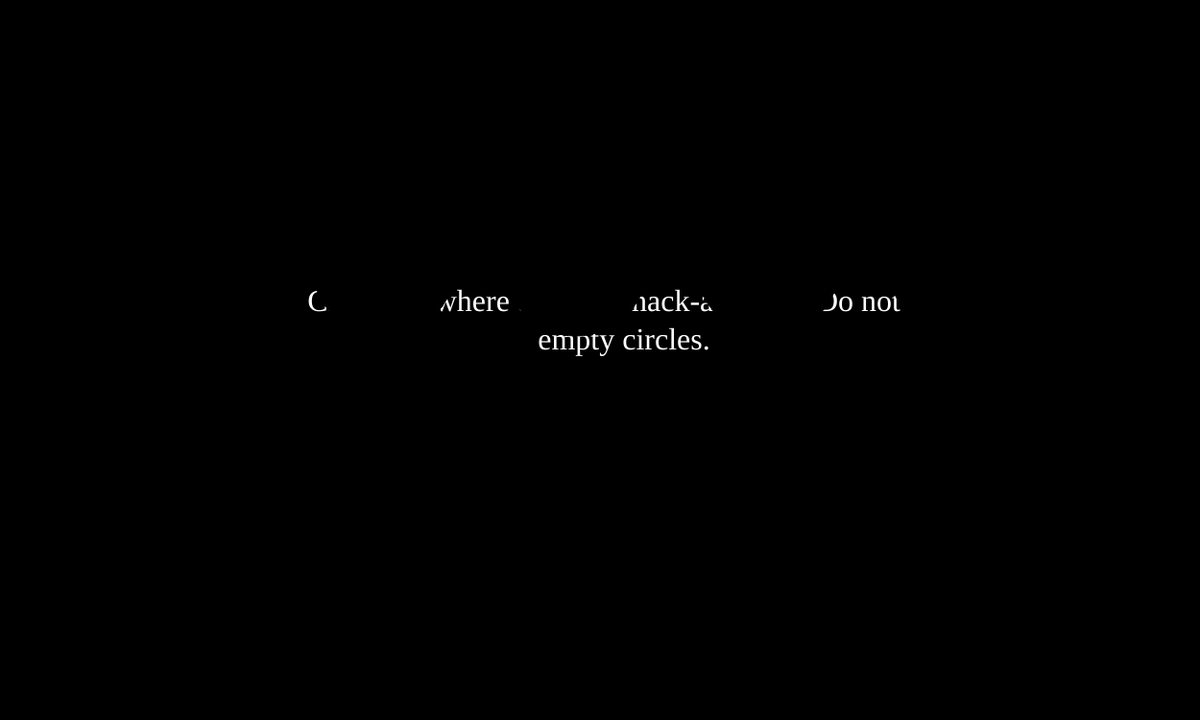
Frame 1 (no input)
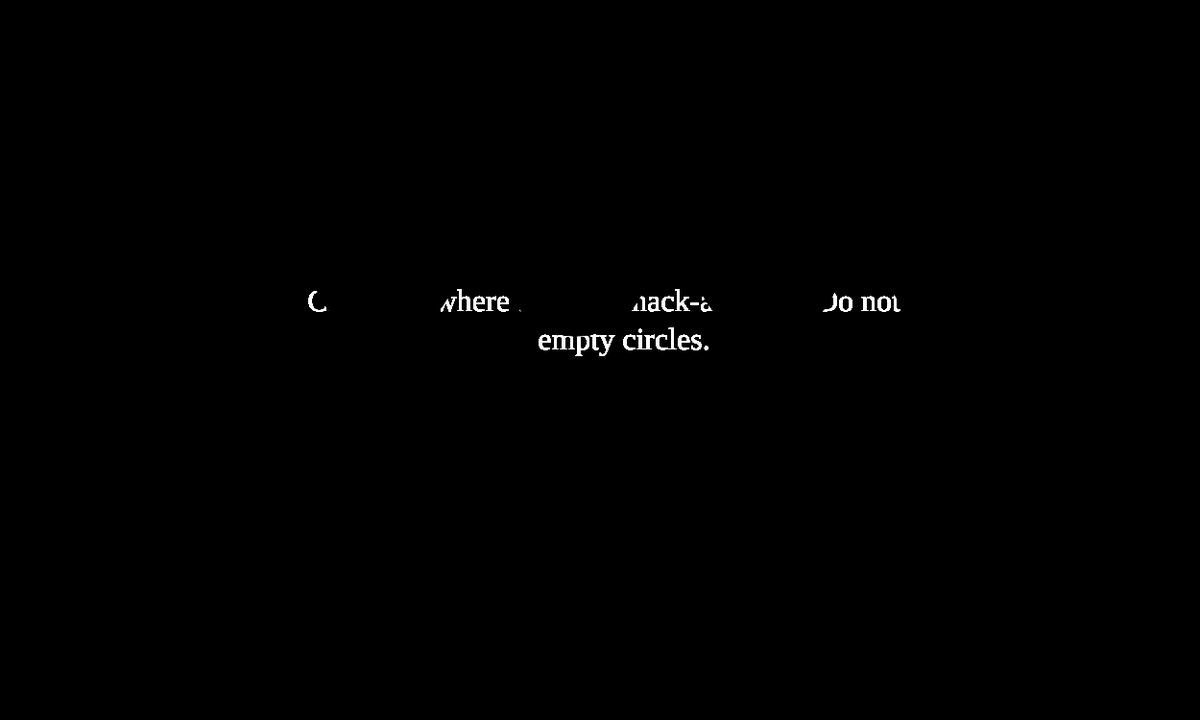
Frame 60 (no input)
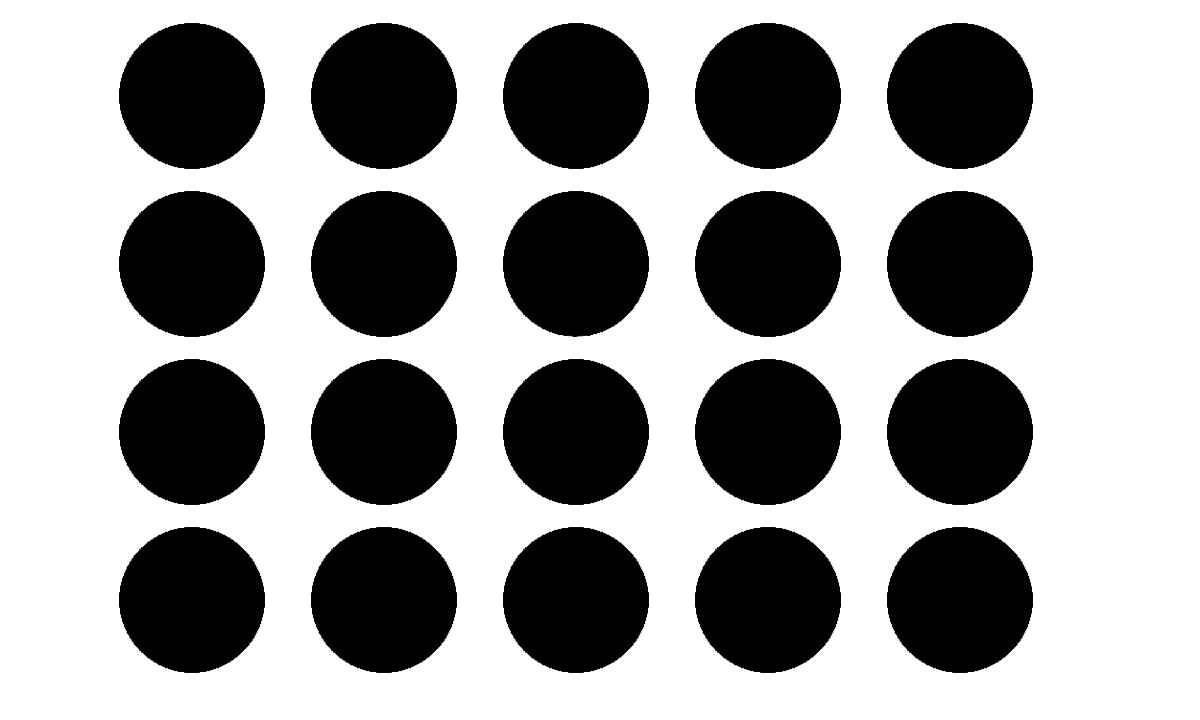
Frame 120 (the mouse pressed at the canvas centre since frame 60)

The p5.js sketch that drew these frames (run headless with seeded random() and noise() and a simulated clock; from frame 60 on, the mouse is pressed at the canvas centre):

// p5.js sketch
// ── sketch.js
var circleX = [];
var circleY = [];
var numCircles = 10;
var text1 = "Click Anywhere to play whack-a-color... Do not hit empty circles.";

function setup() 
{
  createCanvas(1250,750);
  background(0);
  circleX = numCircles; 
  circleY = numCircles; 
}

function draw() 
{
  startScreen();
  makeCircles();
}

function startScreen()
{
  textSize(32);
  textFont("Georgia");
  textAlign(CENTER);
  fill(255);
  text(text1,300,300,700,500);
}

function mousePressed()
{
  background(255);
}

function makeCircles ()
{
  fill(0)
  ellipse(200,100,150,150);
  ellipse(400,100,150,150);
  ellipse(600,100,150,150);
  ellipse(800,100,150,150);
  ellipse(1000,100,150,150);
  ellipse(200,275,150,150);
  ellipse(200,450,150,150);
  ellipse(200,625,150,150);
  ellipse(400,275,150,150);
  ellipse(600,275,150,150);
  ellipse(800,275,150,150);
  ellipse(1000,275,150,150);
  ellipse(400,450,150,150);
  ellipse(600,450,150,150);
  ellipse(800,450,150,150);
  ellipse(1000,450,150,150);
  ellipse(400,625,150,150);
  ellipse(600,625,150,150);
  ellipse(800,625,150,150);
  ellipse(1000,625,150,150);
}
